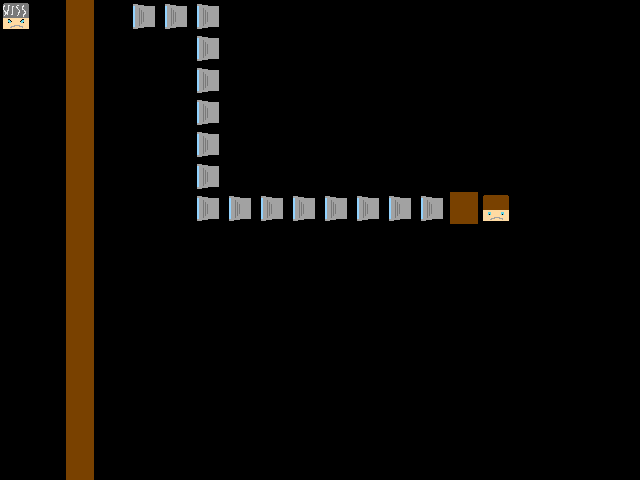

Below is a game level as drawn by its tile map, then a one-line description and the .tmx that defines it (tile-layer data replaced by summaries):
An orthogonal 20x15 tile map with 32x32 px tiles, 1 tile layer (Tile Layer 1), 1 hidden layer not drawn.

<map version="1.0" orientation="orthogonal" width="20" height="15" tilewidth="32" tileheight="32">
 <tileset firstgid="1" name="levelobjects" tilewidth="32" tileheight="32">
  <image source="gfx/levelobjects.png" width="320" height="320" />
 </tileset>
 <layer name="Tile Layer 2" width="20" height="15" visible="0">
  <data>[300 cells, 300 non-empty, 1 distinct tile ids]</data>
 </layer>
 <layer name="Tile Layer 1" width="20" height="15">
  <data>[300 cells, 34 non-empty, 4 distinct tile ids]</data>
 </layer>
</map>